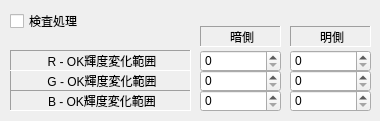
      <widget class="QWidget" name="tab_18">
       <attribute name="title">
        <string>色のみ検出</string>
       </attribute>
       <widget class="QSpinBox" name="EditPitBrightWidthGH">
        <property name="geometry">
         <rect>
          <x>290</x>
          <y>70</y>
          <width>81</width>
          <height>22</height>
         </rect>
        </property>
        <property name="maximum">
         <number>255</number>
        </property>
       </widget>
       <widget class="QSpinBox" name="EditPitBrightWidthBH">
        <property name="geometry">
         <rect>
          <x>290</x>
          <y>90</y>
          <width>81</width>
          <height>22</height>
         </rect>
        </property>
        <property name="maximum">
         <number>255</number>
        </property>
       </widget>
       <widget class="QSpinBox" name="EditPitBrightWidthRH">
        <property name="geometry">
         <rect>
          <x>290</x>
          <y>50</y>
          <width>81</width>
          <height>22</height>
         </rect>
        </property>
        <property name="maximum">
         <number>255</number>
        </property>
       </widget>
       <widget class="QSpinBox" name="EditPitBrightWidthBL">
        <property name="geometry">
         <rect>
          <x>200</x>
          <y>90</y>
          <width>81</width>
          <height>22</height>
         </rect>
        </property>
        <property name="maximum">
         <number>255</number>
        </property>
       </widget>
       <widget class="QSpinBox" name="EditPitBrightWidthRL">
        <property name="geometry">
         <rect>
          <x>200</x>
          <y>50</y>
          <width>81</width>
          <height>22</height>
         </rect>
        </property>
        <property name="maximum">
         <number>255</number>
        </property>
       </widget>
       <widget class="QLabel" name="label_134">
        <property name="geometry">
         <rect>
          <x>10</x>
          <y>70</y>
          <width>181</width>
          <height>21</height>
         </rect>
        </property>
        <property name="frameShape">
         <enum>QFrame::Panel</enum>
        </property>
        <property name="frameShadow">
         <enum>QFrame::Sunken</enum>
        </property>
        <property name="text">
         <string>G - OK輝度変化範囲</string>
        </property>
        <property name="alignment">
         <set>Qt::AlignCenter|Qt::AlignHCenter|Qt::AlignLeading|Qt::AlignLeft|Qt::AlignVCenter</set>
        </property>
       </widget>
       <widget class="QCheckBox" name="checkBoxPitMode">
        <property name="geometry">
         <rect>
          <x>10</x>
          <y>10</y>
          <width>131</width>
          <height>22</height>
         </rect>
        </property>
        <property name="text">
         <string>検査処理</string>
        </property>
       </widget>
       <widget class="QSpinBox" name="EditPitBrightWidthGL">
        <property name="geometry">
         <rect>
          <x>200</x>
          <y>70</y>
          <width>81</width>
          <height>22</height>
         </rect>
        </property>
        <property name="maximum">
         <number>255</number>
        </property>
       </widget>
       <widget class="QLabel" name="label_135">
        <property name="geometry">
         <rect>
          <x>200</x>
          <y>26</y>
          <width>81</width>
          <height>21</height>
         </rect>
        </property>
        <property name="frameShape">
         <enum>QFrame::Panel</enum>
        </property>
        <property name="frameShadow">
         <enum>QFrame::Sunken</enum>
        </property>
        <property name="text">
         <string>暗側</string>
        </property>
        <property name="alignment">
         <set>Qt::AlignCenter|Qt::AlignHCenter|Qt::AlignLeading|Qt::AlignLeft|Qt::AlignVCenter</set>
        </property>
       </widget>
       <widget class="QLabel" name="label_136">
        <property name="geometry">
         <rect>
          <x>10</x>
          <y>90</y>
          <width>181</width>
          <height>21</height>
         </rect>
        </property>
        <property name="frameShape">
         <enum>QFrame::Panel</enum>
        </property>
        <property name="frameShadow">
         <enum>QFrame::Sunken</enum>
        </property>
        <property name="text">
         <string>B - OK輝度変化範囲</string>
        </property>
        <property name="alignment">
         <set>Qt::AlignCenter|Qt::AlignHCenter|Qt::AlignLeading|Qt::AlignLeft|Qt::AlignVCenter</set>
        </property>
       </widget>
       <widget class="QLabel" name="label_137">
        <property name="geometry">
         <rect>
          <x>290</x>
          <y>26</y>
          <width>81</width>
          <height>21</height>
         </rect>
        </property>
        <property name="frameShape">
         <enum>QFrame::Panel</enum>
        </property>
        <property name="frameShadow">
         <enum>QFrame::Sunken</enum>
        </property>
        <property name="text">
         <string>明側</string>
        </property>
        <property name="alignment">
         <set>Qt::AlignCenter|Qt::AlignHCenter|Qt::AlignLeading|Qt::AlignLeft|Qt::AlignVCenter</set>
        </property>
       </widget>
       <widget class="QLabel" name="label_138">
        <property name="geometry">
         <rect>
          <x>10</x>
          <y>50</y>
          <width>181</width>
          <height>21</height>
         </rect>
        </property>
        <property name="frameShape">
         <enum>QFrame::Panel</enum>
        </property>
        <property name="frameShadow">
         <enum>QFrame::Sunken</enum>
        </property>
        <property name="text">
         <string>R - OK輝度変化範囲</string>
        </property>
        <property name="alignment">
         <set>Qt::AlignCenter|Qt::AlignHCenter|Qt::AlignLeading|Qt::AlignLeft|Qt::AlignVCenter</set>
        </property>
       </widget>
      </widget>
